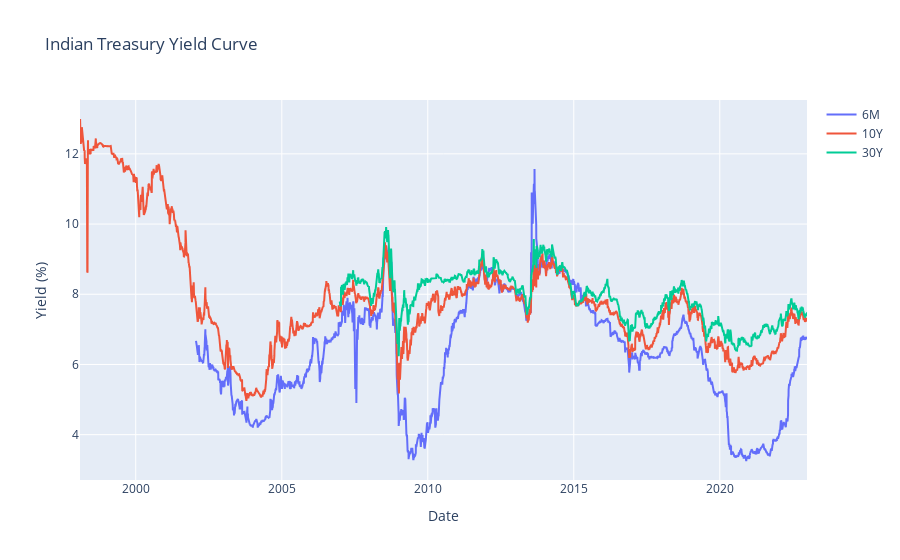

Notebook cell for this chart:
### Code cell
fig = go.Figure()

# fig.add_trace(go.Scatter(x=three_months.index, y=three_months['Close'], name='3M'))
fig.add_trace(go.Scatter(x=six_months.index, y=six_months['Close'], name='6M'))
fig.add_trace(go.Scatter(x=ten_years.index, y=ten_years['Close'], name='10Y'))
fig.add_trace(go.Scatter(x=thirty_years.index, y=thirty_years['Close'], name='30Y'))

fig.update_layout(title='Indian Treasury Yield Curve', xaxis_title='Date', yaxis_title='Yield (%)')

fig.show()

### Figure 1 — Plotly figure (JSON) as saved in the notebook; plotly's stock layout.template omitted (floating-point values rounded to 4 significant figures; data arrays with more than 128 entries replaced by an {"elided": "..."} marker saying what was removed)
{"data": [{"name": "6M", "type": "scatter", "x": {"elided": "5430 str values"}, "y": {"elided": "5430 float values"}}, {"name": "10Y", "type": "scatter", "x": {"elided": "6457 str values"}, "y": {"elided": "6457 float values"}}, {"name": "30Y", "type": "scatter", "x": {"elided": "8042 str values"}, "y": {"elided": "8042 float values"}}], "layout": {"title": {"text": "Indian Treasury Yield Curve"}, "xaxis": {"title": {"text": "Date"}}, "yaxis": {"title": {"text": "Yield (%)"}}}}
